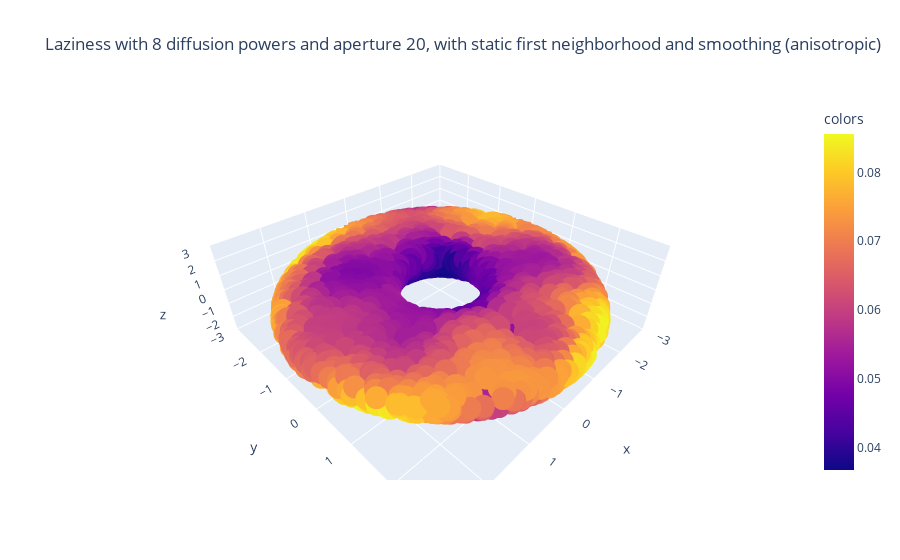

Notebook code cell kept with this figure:
### Code cell
plot_3d(X,ks,title="Laziness with 8 diffusion powers and aperture 20, with static first neighborhood and smoothing (anisotropic)",use_plotly=True)

### Figure 1 — Plotly figure (JSON) as saved in the notebook; plotly's stock layout.template omitted (floating-point values rounded to 4 significant figures; data arrays with more than 128 entries replaced by an {"elided": "..."} marker saying what was removed)
{"data": [{"hovertemplate": "x=%{x}<br>y=%{y}<br>z=%{z}<br>colors=%{marker.color}<extra></extra>", "legendgroup": "", "marker": {"color": {"elided": "2495 float values"}, "coloraxis": "coloraxis", "symbol": "circle"}, "mode": "markers", "name": "", "scene": "scene", "showlegend": false, "type": "scatter3d", "x": {"elided": "2495 float values"}, "y": {"elided": "2495 float values"}, "z": {"elided": "2495 float values"}}], "layout": {"coloraxis": {"colorbar": {"title": {"text": "colors"}}, "colorscale": [[0, "#0d0887"], [0.1111, "#46039f"], [0.2222, "#7201a8"], [0.3333, "#9c179e"], [0.4444, "#bd3786"], [0.5556, "#d8576b"], [0.6667, "#ed7953"], [0.7778, "#fb9f3a"], [0.8889, "#fdca26"], [1, "#f0f921"]]}, "legend": {"tracegroupgap": 0}, "scene": {"domain": {"x": [0, 1], "y": [0, 1]}, "xaxis": {"range": [-3, 3], "title": {"text": "x"}}, "yaxis": {"range": [-3, 3], "title": {"text": "y"}}, "zaxis": {"range": [-3, 3], "title": {"text": "z"}}}, "title": {"text": "Laziness with 8 diffusion powers and aperture 20, with static first neighborhood and smoothing (anisotropic)"}}}
